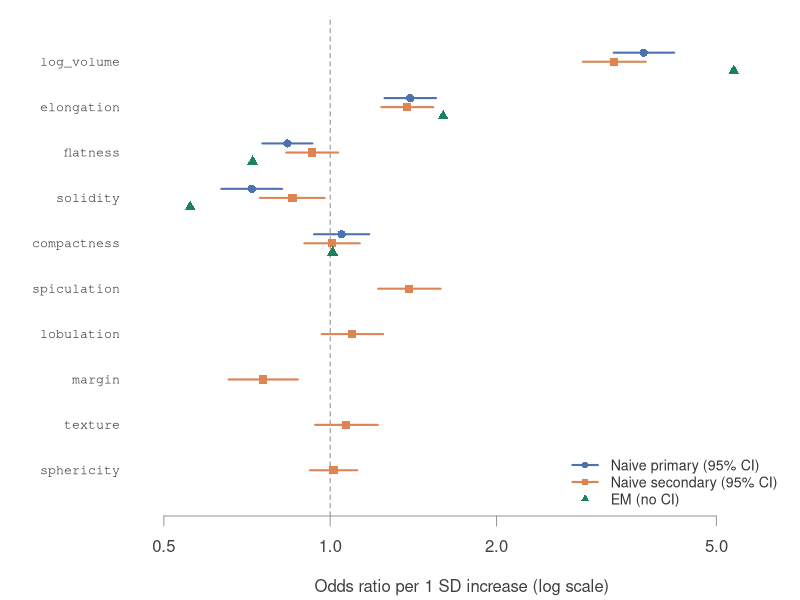

Reproduce this figure in R.
# Run from the repository root:
#   Rscript codes/plots/model-formulation/odds-ratio-forest.R

library(MASS)

data <- read.csv("data/processed/nodules_train_trimmed.csv", stringsAsFactors = FALSE)
em <- read.csv("data/processed/em_coef.csv", stringsAsFactors = FALSE)
PRIMARY <- c("log_volume", "elongation", "flatness", "solidity", "compactness")
SECONDARY <- c("spiculation", "lobulation", "margin", "texture", "sphericity")
ALL <- c(PRIMARY, SECONDARY)
data <- data[complete.cases(data[c(ALL, "mal_median")]), ]
data[ALL] <- scale(data[ALL])
data$y <- factor(data$mal_median, levels = 1:5, ordered = TRUE)

ors <- function(vars) {
  fit <- polr(reformulate(vars, "y"), data = data, Hess = TRUE, method = "logistic")
  ci <- suppressMessages(confint(fit))
  list(est = exp(coef(fit)), low = exp(ci[, 1]), high = exp(ci[, 2]))
}
prim <- ors(PRIMARY)
sec <- ors(ALL)
em_or <- setNames(exp(em$beta), em$predictor)

BLUE <- "#4c72b0"; ORANGE <- "#dd8452"; GREEN <- "#1a8060"
y <- rev(seq_along(ALL))
names(y) <- ALL

pdf("codes/plots/model-formulation/odds-ratio-forest.pdf", width = 7.5, height = 5)
par(mar = c(4.2, 7, 0.8, 0.8), las = 1, col.axis = "gray25", col.lab = "gray25", fg = "gray60")
plot(NA, xlim = c(0.5, 6), ylim = c(0.4, length(ALL) + 0.6), log = "x", yaxt = "n",
     xlab = "Odds ratio per 1 SD increase (log scale)", ylab = "", bty = "n")
axis(2, y, ALL, tick = FALSE, family = "mono", cex.axis = 0.8)
abline(v = 1, col = "gray55", lty = 2)
segments(prim$low, y[PRIMARY] + 0.2, prim$high, y[PRIMARY] + 0.2, col = BLUE, lwd = 2)
points(prim$est, y[PRIMARY] + 0.2, pch = 16, col = BLUE, cex = 1.1)
segments(sec$low, y[ALL], sec$high, y[ALL], col = ORANGE, lwd = 2)
points(sec$est, y[ALL], pch = 15, col = ORANGE, cex = 1.1)
points(em_or[PRIMARY], y[PRIMARY] - 0.2, pch = 17, col = GREEN, cex = 1.1)
legend("bottomright", c("Naive primary (95% CI)", "Naive secondary (95% CI)", "EM (no CI)"),
       col = c(BLUE, ORANGE, GREEN), pch = c(16, 15, 17), lty = c(1, 1, NA), lwd = 2,
       bty = "n", cex = 0.85, text.col = "gray20")
invisible(dev.off())
